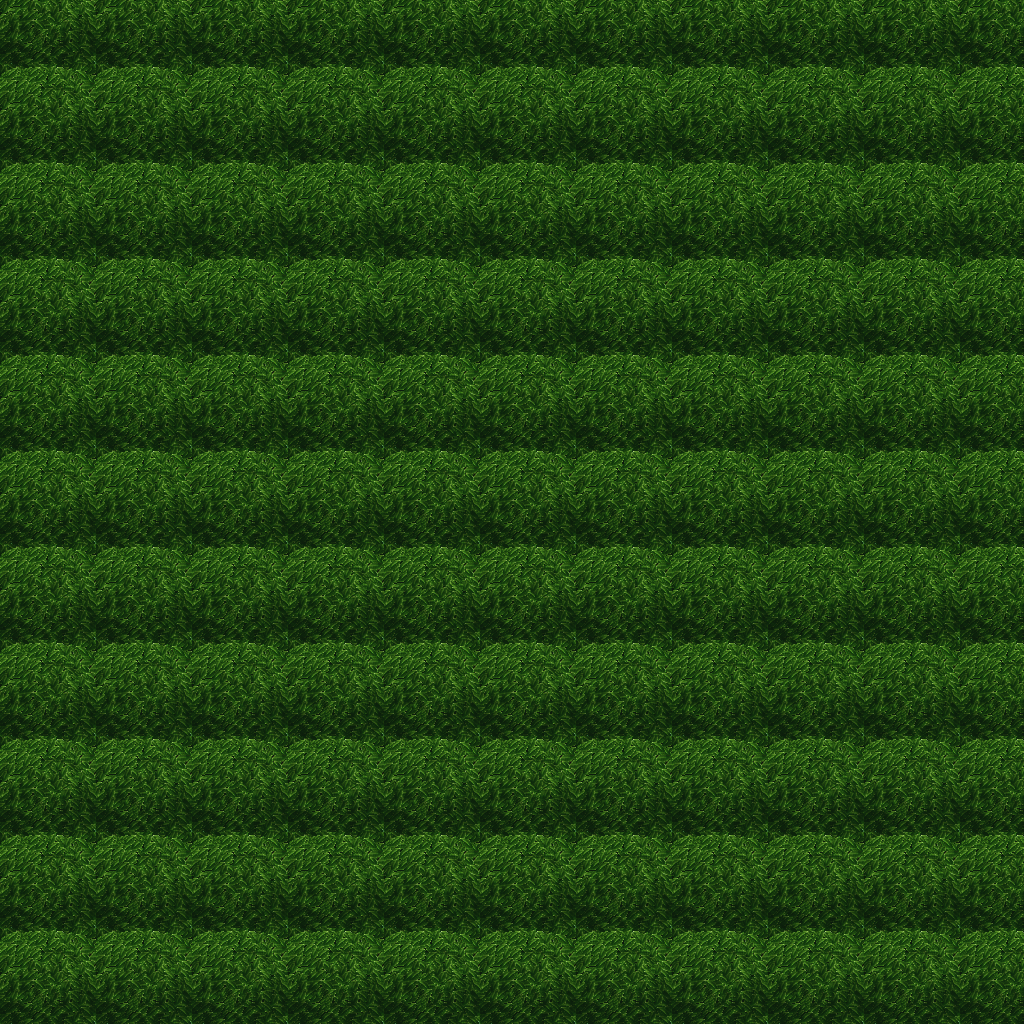

This game map was drawn from its Tiled (.tmx) file and the tilesets committed beside it. A one-line description and the trimmed map source follow:
An orthogonal 32x32 tile map with 32x32 px tiles, 5 tile layers (Ground, Objects, Objects2, Above, ...), 1 hidden layer not drawn, 3 tilesets.

<map version="1.10" tiledversion="1.11.0" orientation="orthogonal" renderorder="right-down" width="32" height="32" tilewidth="32" tileheight="32" infinite="0" nextlayerid="11" nextobjectid="1">
 <tileset firstgid="1" name="ground_ground" tilewidth="32" tileheight="32" tilecount="33" columns="3">
  <image source="../drawable/ground_ground.png" width="96" height="352" />
 </tileset>
 <tileset firstgid="34" name="logic_collision" tilewidth="32" tileheight="32" tilecount="1" columns="1">
  <image source="../drawable/logic_collision.png" width="32" height="32" />
 </tileset>
 <tileset firstgid="35" name="plant_tree_tree_green" tilewidth="32" tileheight="32" tilecount="88" columns="8">
  <image source="../drawable/plant_tree_tree_green.png" width="256" height="352" />
 </tileset>
 <layer id="1" name="Ground" width="32" height="32">
  <data>[1024 cells, 1024 non-empty, 1 distinct tile ids]</data>
 </layer>
 <layer id="2" name="Objects" width="32" height="32">
  <data>[1024 cells, 1024 non-empty, 9 distinct tile ids]</data>
 </layer>
 <layer id="3" name="Objects2" width="32" height="32">
  <data>[1024 cells, 0 non-empty, 0 distinct tile ids]</data>
 </layer>
 <layer id="4" name="Above" width="32" height="32">
  <data>[1024 cells, 0 non-empty, 0 distinct tile ids]</data>
 </layer>
 <layer id="5" name="Above2" width="32" height="32">
  <data>[1024 cells, 0 non-empty, 0 distinct tile ids]</data>
 </layer>
 <layer id="6" name="Walkable" width="32" height="32" visible="0">
  <data>[1024 cells, 1024 non-empty, 1 distinct tile ids]</data>
 </layer>
 <objectgroup id="7" name="Mapevents" />
 <objectgroup id="8" name="Spawn" />
 <objectgroup id="9" name="Keys" />
 <objectgroup id="10" name="Replace" />
</map>
